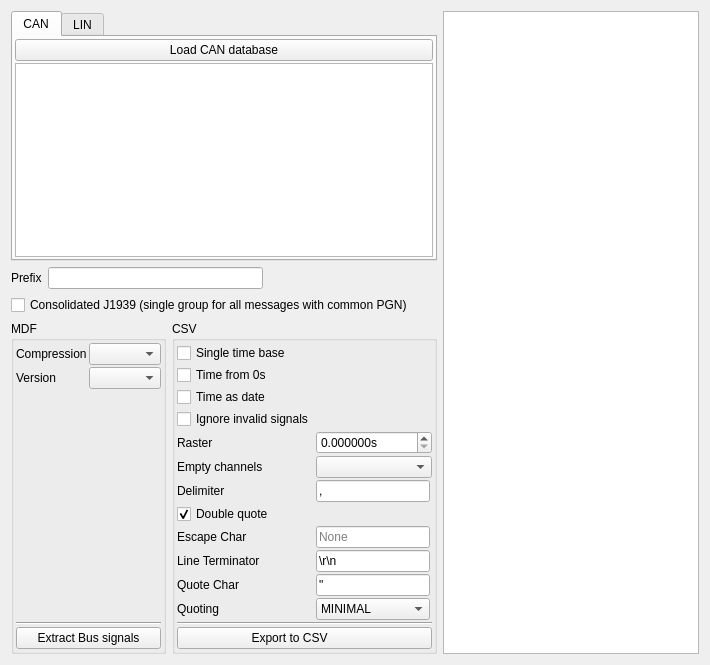
      <widget class="QWidget" name="extract_bus_tab">
       <attribute name="icon">
        <iconset resource="resource.qrc">
         <normaloff>:/down.png</normaloff>:/down.png</iconset>
       </attribute>
       <attribute name="title">
        <string>Bus logging</string>
       </attribute>
       <layout class="QGridLayout" name="gridLayout_11">
        <item row="0" column="2" rowspan="4">
         <widget class="QTextEdit" name="output_info_bus">
          <property name="readOnly">
           <bool>true</bool>
          </property>
         </widget>
        </item>
        <item row="3" column="0">
         <widget class="QGroupBox" name="groupBox_2">
          <property name="title">
           <string>MDF</string>
          </property>
          <layout class="QGridLayout" name="gridLayout_5">
           <property name="leftMargin">
            <number>2</number>
           </property>
           <property name="topMargin">
            <number>2</number>
           </property>
           <property name="rightMargin">
            <number>2</number>
           </property>
           <property name="bottomMargin">
            <number>2</number>
           </property>
           <property name="spacing">
            <number>2</number>
           </property>
           <item row="0" column="1">
            <widget class="QComboBox" name="extract_bus_compression">
             <property name="sizeAdjustPolicy">
              <enum>QComboBox::AdjustToContents</enum>
             </property>
            </widget>
           </item>
           <item row="1" column="0">
            <widget class="QLabel" name="label_24">
             <property name="text">
              <string>Version</string>
             </property>
            </widget>
           </item>
           <item row="0" column="0">
            <widget class="QLabel" name="label__1">
             <property name="text">
              <string>Compression</string>
             </property>
            </widget>
           </item>
           <item row="3" column="0" colspan="2">
            <widget class="Line" name="line_12">
             <property name="orientation">
              <enum>Qt::Horizontal</enum>
             </property>
            </widget>
           </item>
           <item row="4" column="0" colspan="2">
            <widget class="QPushButton" name="extract_bus_btn">
             <property name="text">
              <string>Extract Bus signals</string>
             </property>
             <property name="icon">
              <iconset resource="resource.qrc">
               <normaloff>:/down.png</normaloff>:/down.png</iconset>
             </property>
            </widget>
           </item>
           <item row="1" column="1">
            <widget class="QComboBox" name="extract_bus_format">
             <property name="sizeAdjustPolicy">
              <enum>QComboBox::AdjustToContents</enum>
             </property>
            </widget>
           </item>
           <item row="2" column="0">
            <widget class="QLabel" name="label_27">
             <property name="text">
              <string/>
             </property>
            </widget>
           </item>
          </layout>
         </widget>
        </item>
        <item row="1" column="0" colspan="2">
         <layout class="QHBoxLayout" name="horizontalLayout" stretch="0,0,1">
          <item>
           <widget class="QLabel" name="label">
            <property name="text">
             <string>Prefix</string>
            </property>
           </widget>
          </item>
          <item>
           <widget class="QLineEdit" name="prefix">
            <property name="minimumSize">
             <size>
              <width>215</width>
              <height>0</height>
             </size>
            </property>
           </widget>
          </item>
          <item>
           <spacer name="horizontalSpacer">
            <property name="orientation">
             <enum>Qt::Horizontal</enum>
            </property>
            <property name="sizeHint" stdset="0">
             <size>
              <width>40</width>
              <height>20</height>
             </size>
            </property>
           </spacer>
          </item>
         </layout>
        </item>
        <item row="3" column="1">
         <widget class="QGroupBox" name="groupBox_3">
          <property name="title">
           <string>CSV</string>
          </property>
          <layout class="QGridLayout" name="gridLayout_10">
           <property name="leftMargin">
            <number>2</number>
           </property>
           <property name="topMargin">
            <number>2</number>
           </property>
           <property name="rightMargin">
            <number>2</number>
           </property>
           <property name="bottomMargin">
            <number>2</number>
           </property>
           <property name="spacing">
            <number>2</number>
           </property>
           <item row="3" column="1">
            <widget class="QCheckBox" name="ignore_invalid_signals_csv">
             <property name="toolTip">
              <string>checks if all samples are eauql to the maximum teoretical signal value</string>
             </property>
             <property name="text">
              <string>Ignore invalid signals</string>
             </property>
            </widget>
           </item>
           <item row="1" column="1">
            <widget class="QCheckBox" name="time_from_zero_bus">
             <property name="text">
              <string>Time from 0s</string>
             </property>
            </widget>
           </item>
           <item row="5" column="2" colspan="2">
            <widget class="QComboBox" name="empty_channels_bus"/>
           </item>
           <item row="6" column="1">
            <widget class="QLabel" name="label_8">
             <property name="text">
              <string>Delimiter</string>
             </property>
            </widget>
           </item>
           <item row="4" column="1">
            <widget class="QLabel" name="label_28">
             <property name="text">
              <string>Raster</string>
             </property>
            </widget>
           </item>
           <item row="13" column="1" colspan="3">
            <widget class="QPushButton" name="extract_bus_csv_btn">
             <property name="text">
              <string>Export to CSV         </string>
             </property>
             <property name="icon">
              <iconset resource="resource.qrc">
               <normaloff>:/csv.png</normaloff>:/csv.png</iconset>
             </property>
            </widget>
           </item>
           <item row="4" column="2" colspan="2">
            <widget class="QDoubleSpinBox" name="export_raster_bus">
             <property name="suffix">
              <string>s</string>
             </property>
             <property name="decimals">
              <number>6</number>
             </property>
            </widget>
           </item>
           <item row="9" column="2">
            <widget class="QLineEdit" name="lineterminator_bus">
             <property name="text">
              <string>\r\n</string>
             </property>
            </widget>
           </item>
           <item row="10" column="1">
            <widget class="QLabel" name="label_14">
             <property name="text">
              <string>Quote Char</string>
             </property>
            </widget>
           </item>
           <item row="10" column="2">
            <widget class="QLineEdit" name="quotechar_bus">
             <property name="text">
              <string>&quot;</string>
             </property>
             <property name="maxLength">
              <number>1</number>
             </property>
            </widget>
           </item>
           <item row="0" column="1">
            <widget class="QCheckBox" name="single_time_base_bus">
             <property name="text">
              <string>Single time base</string>
             </property>
            </widget>
           </item>
           <item row="5" column="1">
            <widget class="QLabel" name="label_29">
             <property name="text">
              <string>Empty channels</string>
             </property>
            </widget>
           </item>
           <item row="7" column="1">
            <widget class="QCheckBox" name="doublequote_bus">
             <property name="text">
              <string>Double quote</string>
             </property>
             <property name="checked">
              <bool>true</bool>
             </property>
            </widget>
           </item>
           <item row="6" column="2">
            <widget class="QLineEdit" name="delimiter_bus">
             <property name="text">
              <string>,</string>
             </property>
             <property name="maxLength">
              <number>1</number>
             </property>
             <property name="clearButtonEnabled">
              <bool>false</bool>
             </property>
            </widget>
           </item>
           <item row="12" column="1" colspan="3">
            <widget class="Line" name="line_13">
             <property name="orientation">
              <enum>Qt::Horizontal</enum>
             </property>
            </widget>
           </item>
           <item row="8" column="2">
            <widget class="QLineEdit" name="escapechar_bus">
             <property name="inputMask">
              <string/>
             </property>
             <property name="maxLength">
              <number>1</number>
             </property>
             <property name="placeholderText">
              <string>None</string>
             </property>
            </widget>
           </item>
           <item row="2" column="1">
            <widget class="QCheckBox" name="bus_time_as_date">
             <property name="text">
              <string>Time as date</string>
             </property>
            </widget>
           </item>
           <item row="9" column="1">
            <widget class="QLabel" name="label_13">
             <property name="text">
              <string>Line Terminator</string>
             </property>
            </widget>
           </item>
           <item row="8" column="1">
            <widget class="QLabel" name="label_9">
             <property name="text">
              <string>Escape Char</string>
             </property>
            </widget>
           </item>
           <item row="11" column="1">
            <widget class="QLabel" name="label_7">
             <property name="text">
              <string>Quoting</string>
             </property>
            </widget>
           </item>
           <item row="11" column="2">
            <widget class="QComboBox" name="quoting_bus">
             <property name="currentIndex">
              <number>1</number>
             </property>
             <item>
              <property name="text">
               <string>ALL</string>
              </property>
             </item>
             <item>
              <property name="text">
               <string>MINIMAL</string>
              </property>
             </item>
             <item>
              <property name="text">
               <string>NONNUMERIC</string>
              </property>
             </item>
             <item>
              <property name="text">
               <string>NONE</string>
              </property>
             </item>
            </widget>
           </item>
          </layout>
         </widget>
        </item>
        <item row="0" column="0" colspan="2">
         <widget class="QTabWidget" name="tabWidget">
          <property name="currentIndex">
           <number>0</number>
          </property>
          <widget class="QWidget" name="tab">
           <attribute name="title">
            <string>CAN</string>
           </attribute>
           <layout class="QVBoxLayout" name="verticalLayout">
            <property name="spacing">
             <number>2</number>
            </property>
            <property name="leftMargin">
             <number>2</number>
            </property>
            <property name="topMargin">
             <number>2</number>
            </property>
            <property name="rightMargin">
             <number>2</number>
            </property>
            <property name="bottomMargin">
             <number>2</number>
            </property>
            <item>
             <widget class="QPushButton" name="load_can_database_btn">
              <property name="text">
               <string>Load CAN database</string>
              </property>
              <property name="icon">
               <iconset resource="resource.qrc">
                <normaloff>:/open.png</normaloff>:/open.png</iconset>
              </property>
             </widget>
            </item>
            <item>
             <widget class="MinimalListWidget" name="can_database_list"/>
            </item>
           </layout>
          </widget>
          <widget class="QWidget" name="tab_2">
           <attribute name="title">
            <string>LIN</string>
           </attribute>
           <layout class="QVBoxLayout" name="verticalLayout_2">
            <property name="spacing">
             <number>2</number>
            </property>
            <property name="leftMargin">
             <number>2</number>
            </property>
            <property name="topMargin">
             <number>2</number>
            </property>
            <property name="rightMargin">
             <number>2</number>
            </property>
            <property name="bottomMargin">
             <number>2</number>
            </property>
            <item>
             <widget class="QPushButton" name="load_lin_database_btn">
              <property name="text">
               <string>Load LIN database</string>
              </property>
              <property name="icon">
               <iconset resource="resource.qrc">
                <normaloff>:/open.png</normaloff>:/open.png</iconset>
              </property>
             </widget>
            </item>
            <item>
             <widget class="MinimalListWidget" name="lin_database_list"/>
            </item>
           </layout>
          </widget>
         </widget>
        </item>
        <item row="2" column="0" colspan="2">
         <widget class="QCheckBox" name="consolidate_j1939">
          <property name="text">
           <string>Consolidated J1939 (single group for all messages with common PGN)</string>
          </property>
         </widget>
        </item>
       </layout>
      </widget>
